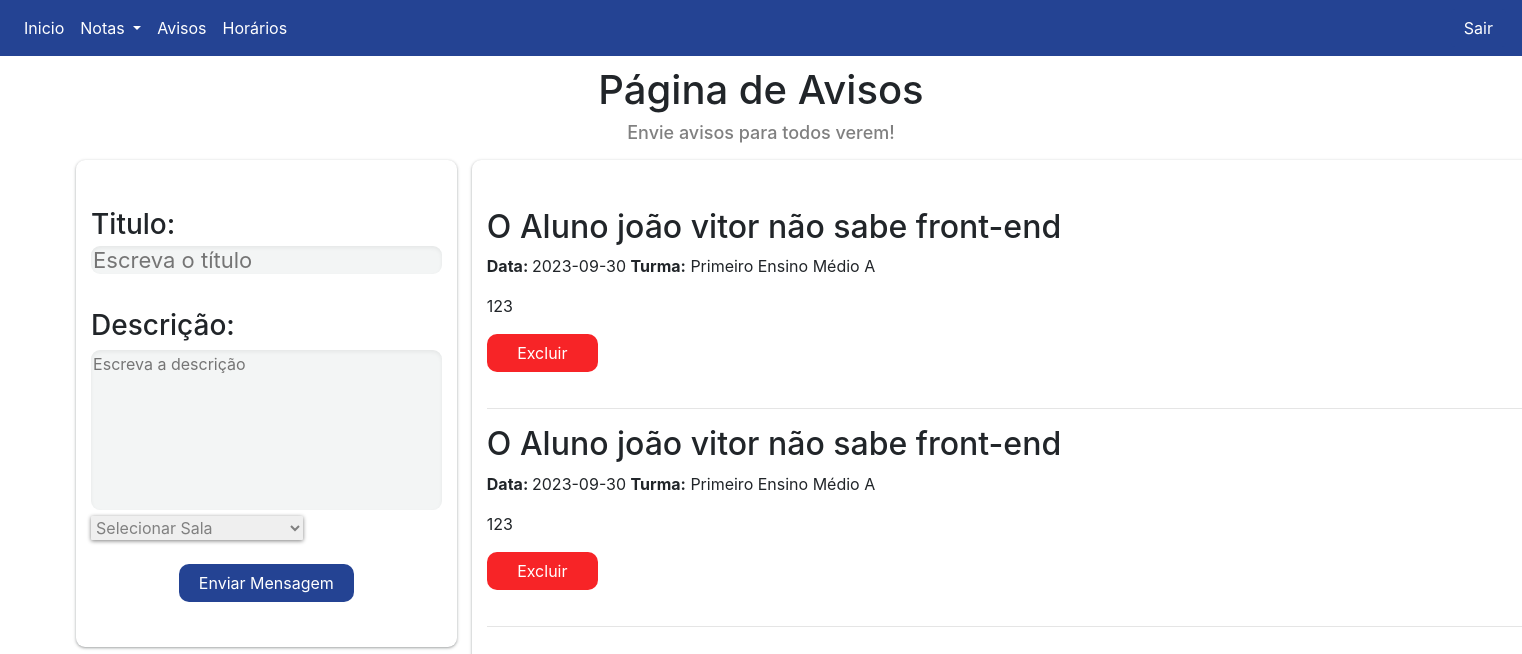
/Global/Professores/Avisos.php (signed in), run on an earlier commit of the app's database.
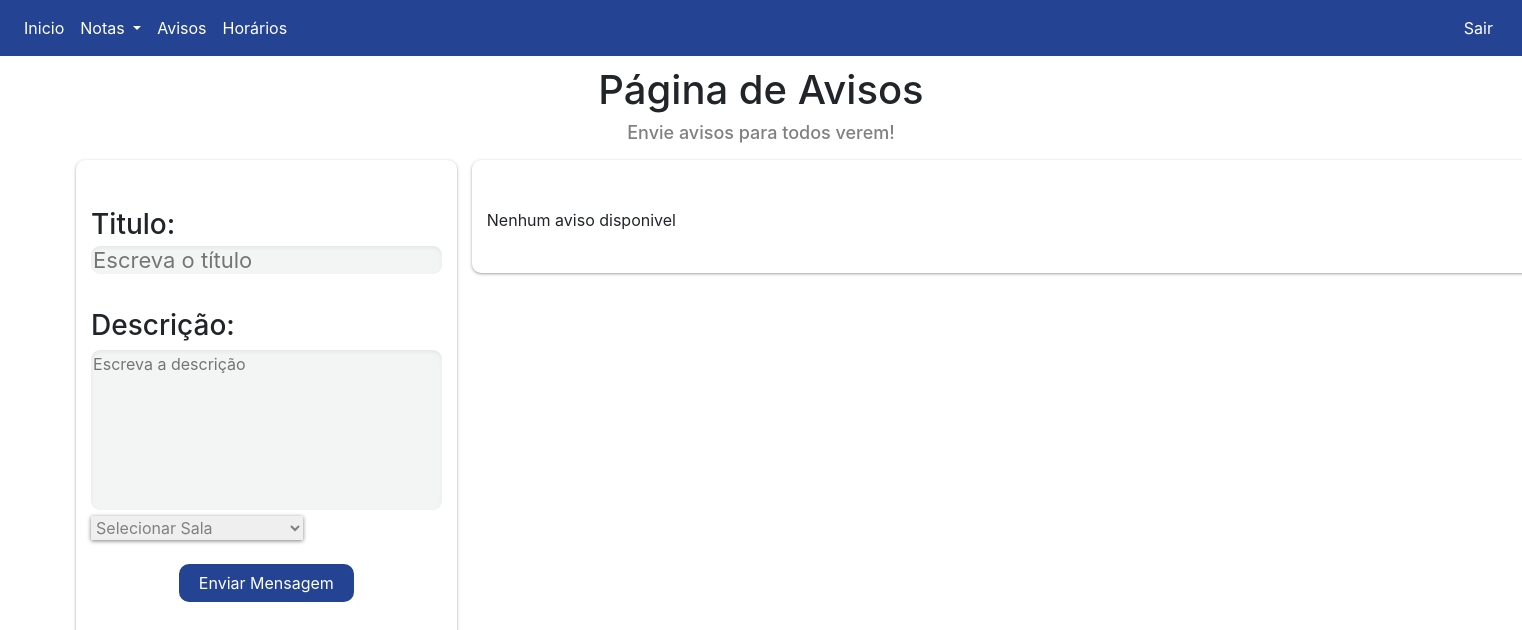
And on a later commit of the database.
### tables this page shows
CREATE TABLE `avisos` (
  `id` int(11) NOT NULL,
  `aviso` varchar(1000) NOT NULL,
  `data_aviso` date NOT NULL,
  `turma_id` int(11) NOT NULL,
  `titulo` varchar(255) NOT NULL,
  `criador` varchar(255) NOT NULL
);

CREATE TABLE `turmas` (
  `id` int(11) NOT NULL,
  `nome` varchar(120) NOT NULL
);

### Global/Professores/Avisos.php (the view, shortened to what this page needs)
<?php
$servername = "localhost";
$username = "root";
$password = "";
$dbname = "expotec_db";
$conn = new mysqli($servername, $username, $password, $dbname);
?>
<!DOCTYPE html>
<html lang="pt-br">
<head>
        <link rel="stylesheet" href="https://stackpath.bootstrapcdn.com/bootstrap/4.5.2/css/bootstrap.min.css">
    <link rel="stylesheet" href="../css/bootstrap.min.css"/>
</head>
<body>
<nav
      class="navbar navbar-expand-lg navbar-dark"
      style="background-color: #244393"
    >
      <div class="collapse navbar-collapse" id="conteudoNavbarSuportado">
        <ul class="navbar-nav mr-auto">
          <li class="nav-item">
            <a class="nav-link" style="color: white" href="index.php"
              >Inicio</a
            >
          </li>
          <li class="nav-item">
                    <div class="dropdown nav-item">
                        <a class="nav-link dropdown-toggle" style="color: white" type="button" id="dropdownMenuNotas" data-toggle="dropdown" aria-haspopup="true" aria-expanded="false">
                            Notas
                        </a>
                    </div>
                </li>
          <li class="nav-item">
            <a class="nav-link" style="color: white" href="../professores/avisos.php"
              >Avisos</a
            >
          </li>
          <li class="nav-item">
            <a
              class="nav-link"
              style="color: white"
              href="../professores/horarios.php"
              >Horários</a
            >
          </li>
        </ul>
        <div id="logout">
          <form method="post">
            <div><button type="submit" name="sair" class="btn">Sair</button></div>
          </form>
      </div>
      </div>
    </nav>
<div id="texto">
    <center>
        <h1>Página de Avisos</h1>
        <h2>Envie avisos para todos verem!</h2>
    </center>
</div>
<div class="conteiner">
    <div class="row">
        <div class="col mt-5">
            <form action=' ../../php/inserirAvisoProfessor.php ' method="post">
                <h1>Titulo:<br>
                    <input type="text" name="titulo" placeholder="Escreva o título"><br><br>
                    Descrição:</h1>
                <textarea cols="30" rows="10" name="descricao" placeholder="Escreva a descrição"></textarea><br>
                <select name="sala">
                    <option value="">Selecionar Sala</option>
                </select><br><br>
                <center>
                    <button type="submit" name="btn_enviar" class="btn">Enviar Mensagem</button>
                </center>
                </form>
        </div>
    </div>
</div>
<div class="container">
    <div class="row">
        <div class="col mt-5">
            <?php
                    $sql_avisos = "SELECT * FROM avisos WHERE 1 ORDER BY data_aviso DESC";
                    $result_avisos = mysqli_query($conn, $sql_avisos);
            ?>
                <?php
        if (mysqli_num_rows($result_avisos) > 0) {
            while ($row_aviso = mysqli_fetch_assoc($result_avisos)) {
                $titulo = $row_aviso['titulo'];
                $data_aviso = $row_aviso['data_aviso'];
                $aviso = $row_aviso['aviso'];
                $turma_id = $row_aviso['turma_id'];
                $id = $row_aviso['id'];
                $sql_turma = "SELECT nome FROM turmas WHERE id = $turma_id";
                $result_turma = mysqli_query($conn, $sql_turma);
                if ($result_turma && mysqli_num_rows($result_turma) > 0) {
                    $row_turma = mysqli_fetch_assoc($result_turma);
                    $turma_nome = $row_turma['nome'];
                } else {
                    $turma_nome = "Turma não encontrada";
                }
                echo "<h2>$titulo</h2>";
                echo "<strong>  Data: </strong> $data_aviso <b>Turma:</b> $turma_nome</p>";
                echo "<p>$aviso</p>";
                echo "<form method='post' action='../../phpremoverAviso.php'>";
                echo "<button type='button' class='btn'  onclick='confirmarRemocao($id)' style='width: 10%;  background-color: #F72427;'>Excluir</button></form>";
                echo "<hr>";
    }
                } else {
                    echo "<p>Nenhum aviso disponivel</p>";
                }
                ?>
        </div>
    </div>
</div>
</body>
</html>

What changed in the data, as far as the page shows it:
removed avisos: titulo "O Aluno joão vitor não sabe front-end", data_aviso "2023-09-30", turma.nome "Primeiro Ensino Médio A", aviso "123"
removed avisos: titulo "O Aluno joão vitor não sabe front-end", data_aviso "2023-09-30", turma.nome "Primeiro Ensino Médio A", aviso "123"
Also different on the page:
text now shown: "Nenhum aviso disponivel"
